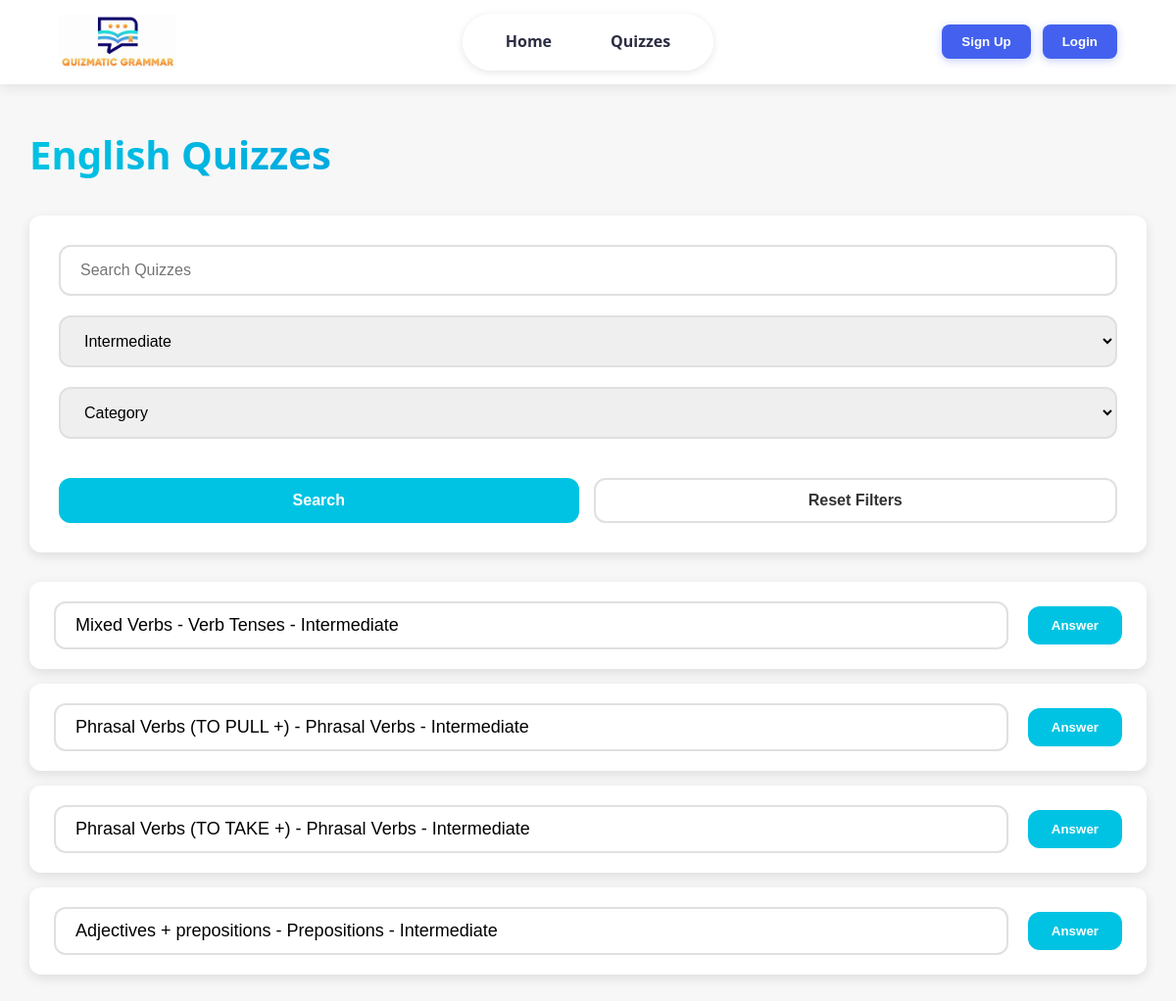
Screenshot of /quiz_search.php?difficulty=Intermediate with the database file from the repository.
### tables this page shows
CREATE TABLE `quiz` (
  `QUIZ_ID` int(11) NOT NULL,
  `QUIZ_TITLE` varchar(255) DEFAULT NULL,
  `QUIZ_CATEGORY` varchar(100) DEFAULT NULL,
  `QUIZ_DIFFICULTY` varchar(50) DEFAULT NULL,
  `QUIZ_DATE` date DEFAULT NULL
);

### quiz_search.php (the view, shortened to what this page needs)
<?php
$conn = new mysqli("localhost", "root", "", "quizmaticgrammar");
$search = $_GET['search'] ?? '';
$difficulty = $_GET['difficulty'] ?? '';
$category = $_GET['category'] ?? '';
$sql = "SELECT * FROM quiz WHERE 1";
if ($difficulty) $sql .= " AND QUIZ_DIFFICULTY = '" . $conn->real_escape_string($difficulty) . "'";
$result = $conn->query($sql);
?>
<!DOCTYPE html>
<html lang="en">
<head>
</head>
<body>
  <?php include 'header.php'; ?>
  <div class="container">
    <h1>English Quizzes</h1>
    <form method="GET" class="filter-form">
      <input type="text" name="search" placeholder="Search Quizzes" value="<?= htmlspecialchars($search) ?>">
      <select name="difficulty">
        <option value="Intermediate" <?= $difficulty == 'Intermediate' ? 'selected' : '' ?>>Intermediate</option>
      </select>
      <select name="category">
        <option value="" disabled <?= empty($category) ? 'selected' : '' ?>>Category</option>
      </select>
      <div class="btn-group">
        <button type="submit" class="btn-search">Search</button>
        <button type="button" class="btn-reset" id="resetBtn">Reset Filters</button>
      </div>
    </form>
    <?php if ($search || $difficulty || $category): ?>
      <div class="quiz-list">
        <?php if ($result->num_rows > 0): ?>
          <?php while ($row = $result->fetch_assoc()): ?>
            <div class="quiz-item">
              <input type="text" value="<?= htmlspecialchars($row['QUIZ_TITLE'] . ' - ' . $row['QUIZ_CATEGORY'] . ' - ' . $row['QUIZ_DIFFICULTY']) ?>" readonly class="quiz-name">
              <form action="answer_quiz.php" method="GET">
                <button type="submit" class="answer-btn">Answer</button>
              </form>
            </div>
          <?php endwhile; ?>
        <?php else: ?>
          <p class="no-results">No quizzes found matching your criteria.</p>
        <?php endif; ?>
      </div>
    <?php endif; ?>
  </div>
</body>
</html>

### quiz_search.php (style rules this page uses)
* { margin: 0; padding: 0; box-sizing: border-box; }
:root { --primary: #00c3e3; --primary-dark: #009bb5; --secondary: #0066d6; --secondary-dark: #0000A5; --white: #ffffff; --light-gray: #f7f7f7; --medium-gray: #e0e0e0; --dark-gray: #333333; --shadow: 0 4px 12px rgba(0, 0, 0, 0.1); --border-radius: 12px; --transition: all 0.3s ease; }
body { font-family: 'Segoe UI', Tahoma, Geneva, Verdana, sans-serif; background-color: var(--light-gray); color: var(--dark-gray); line-height: 1.6; }
.container { max-width: 1200px; margin: 40px auto; padding: 0 30px; }
h1 { font-size: 2.5rem; font-weight: 700; margin-bottom: 30px; color: var(--dark-gray); background: linear-gradient(90deg, var(--primary), var(--secondary)); -webkit-background-clip: text; -webkit-text-fill-color: transparent; }
.filter-form { background: var(--white); padding: 30px; border-radius: var(--border-radius); box-shadow: var(--shadow); margin-bottom: 30px; }
.filter-form input[type="text"], .filter-form select { width: 100%; padding: 15px 20px; font-size: 16px; border-radius: var(--border-radius); border: 2px solid var(--medium-gray); margin-bottom: 20px; transition: var(--transition); }
.btn-group { display: flex; gap: 15px; margin-top: 20px; }
.btn-search, .btn-reset { flex: 1; min-width: 120px; padding: 12px 20px; border-radius: var(--border-radius); font-size: 16px; font-weight: 600; cursor: pointer; transition: var(--transition); border: none; }
.btn-search { background-color: var(--primary); color: var(--white); }
.btn-reset { background-color: var(--white); color: var(--dark-gray); border: 2px solid var(--medium-gray); }
.quiz-list { display: flex; flex-direction: column; gap: 15px; }
.quiz-item { display: flex; align-items: center; background: var(--white); padding: 20px 25px; border-radius: var(--border-radius); box-shadow: var(--shadow); gap: 20px; transition: var(--transition); }
.quiz-name { flex: 1; padding: 12px 20px; font-size: 18px; border: 2px solid var(--medium-gray); border-radius: var(--border-radius); background-color: var(--white); font-weight: 500; }
.answer-btn { background-color: var(--primary); color: var(--white); border: none; padding: 12px 24px; border-radius: var(--border-radius); font-weight: 600; cursor: pointer; transition: var(--transition); }

### header.php (style rules this page uses)
:root { --primary-color: #4361ee; --primary-hover: #3a56d4; --secondary-color: #7209b7; --text-color: #2b2d42; --light-bg: #f8f9fa; --white: #ffffff; --transition: all 0.3s ease; }

### rows the page displays
quiz: QUIZ_TITLE+QUIZ_CATEGORY+QUIZ_DIFFICULTY "Mixed Verbs - Verb Tenses - Intermediate"
quiz: QUIZ_TITLE+QUIZ_CATEGORY+QUIZ_DIFFICULTY "Phrasal Verbs (TO PULL +) - Phrasal Verbs - Intermediate"
quiz: QUIZ_TITLE+QUIZ_CATEGORY+QUIZ_DIFFICULTY "Phrasal Verbs (TO TAKE +) - Phrasal Verbs - Intermediate"
quiz: QUIZ_TITLE+QUIZ_CATEGORY+QUIZ_DIFFICULTY "Adjectives + prepositions - Prepositions - Intermediate"
